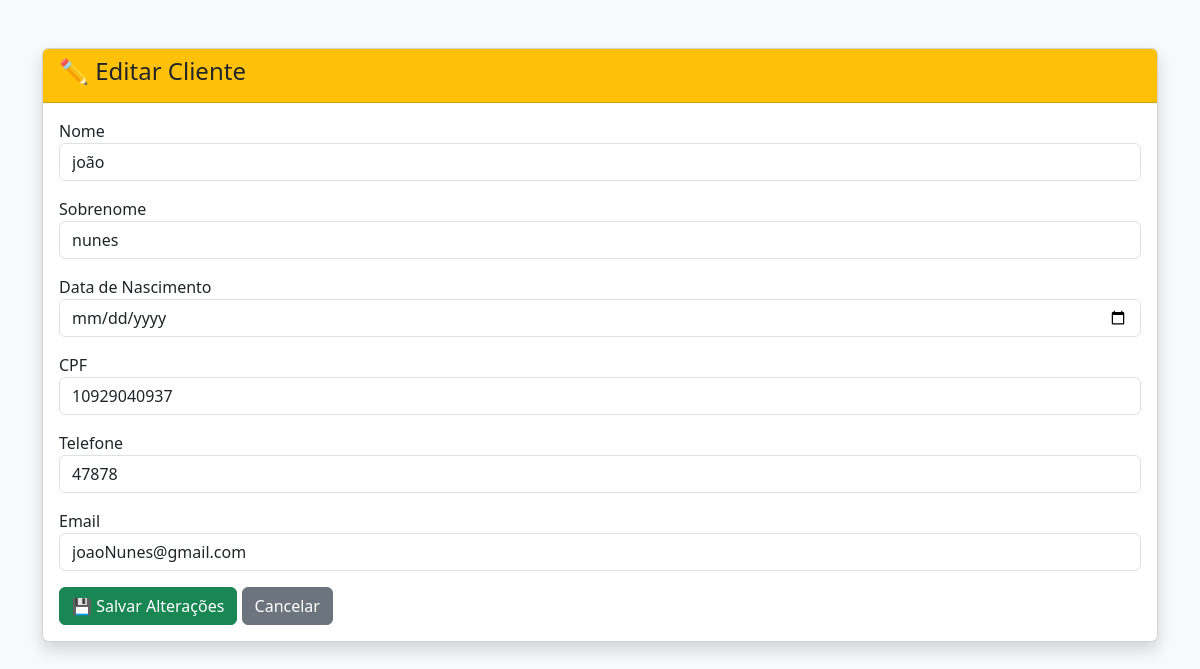
The app's page /editar/5/, older data.
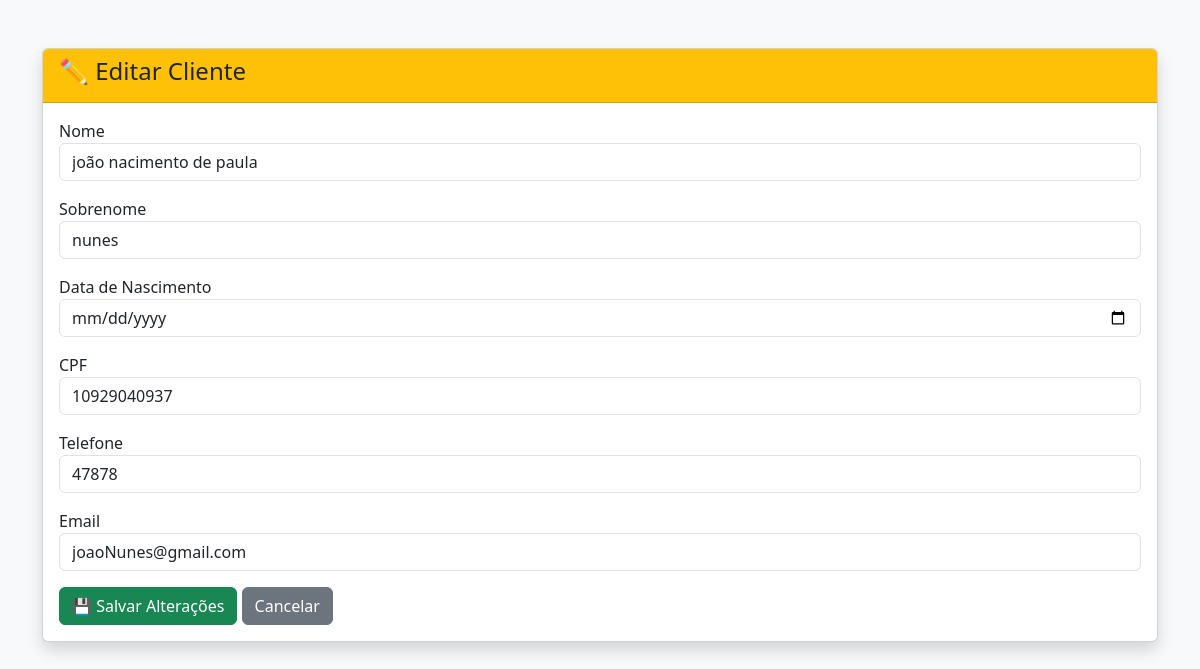
The same page, newer data.
### core/models.py (models this page shows, shortened)
class Cliente(models.Model):
    nome = models.CharField(max_length=200)
    sobrenome = models.CharField(max_length=200, null=True, blank=True)
    cpf = models.CharField(max_length=30, null=True, blank=True)
    telefone = models.CharField(max_length=30, null=True, blank=True)
    email = models.EmailField(max_length=100, null=True, blank=True)
    data_nascimento = models.DateField(null=True, blank=True)

### core/views.py (the view, shortened to what this page needs)
# urls.py: path('editar/<int:id>/', views.editar_cliente, name='editar_cliente'),
def editar_cliente(request, id):
    cliente = get_object_or_404(Cliente, id=id)
    return render(request, 'editar_cliente.html', {'cliente': cliente})

### core/templates/editar_cliente.html (shortened to what this page needs)
{% load bootstrap5 %}
<!DOCTYPE html>
<html>
<head>
    {% bootstrap_css %}
</head>
<body class="bg-light">
<div class="container mt-5">
    <div class="card shadow">
        <div class="card-header bg-warning">
            <h4>✏ Editar Cliente</h4>
        </div>
        <div class="card-body">
            <form method="post">
                <div class="mb-3">
                    <label>Nome</label>
                    <input type="text" name="nome"
                           class="form-control"
                           value="{{ cliente.nome }}">
                </div>
                <div class="mb-3">
                    <label>Sobrenome</label>
                    <input type="text" name="sobrenome"
                           class="form-control"
                           value="{{ cliente.sobrenome }}">
                </div>
                <div class="mb-3">
                    <label>Data de Nascimento</label>
                    <input type="date" name="data_nascimento"
                           class="form-control"
                           value="{{ cliente.data_nascimento|date:'Y-m-d' }}">
                </div>
                <div class="mb-3">
                    <label>CPF</label>
                    <input type="text" name="cpf"
                           class="form-control"
                           value="{{ cliente.cpf }}">
                </div>
                <div class="mb-3">
                    <label>Telefone</label>
                    <input type="text" name="telefone"
                           class="form-control"
                           value="{{ cliente.telefone }}">
                </div>
                <div class="mb-3">
                    <label>Email</label>
                    <input type="email" name="email"
                           class="form-control"
                           value="{{ cliente.email }}">
                </div>
                <button type="submit" class="btn btn-success">
                    💾 Salvar Alterações
                </button>
                <a href="{% url 'urlclientes' %}"
                   class="btn btn-secondary">
                    Cancelar
                </a>
            </form>
        </div>
    </div>
</div>
</body>
</html>

Row changes from the older to the newer data that the page shows:
changed Cliente "nunes": nome "joão" → "joão nacimento de paula"
